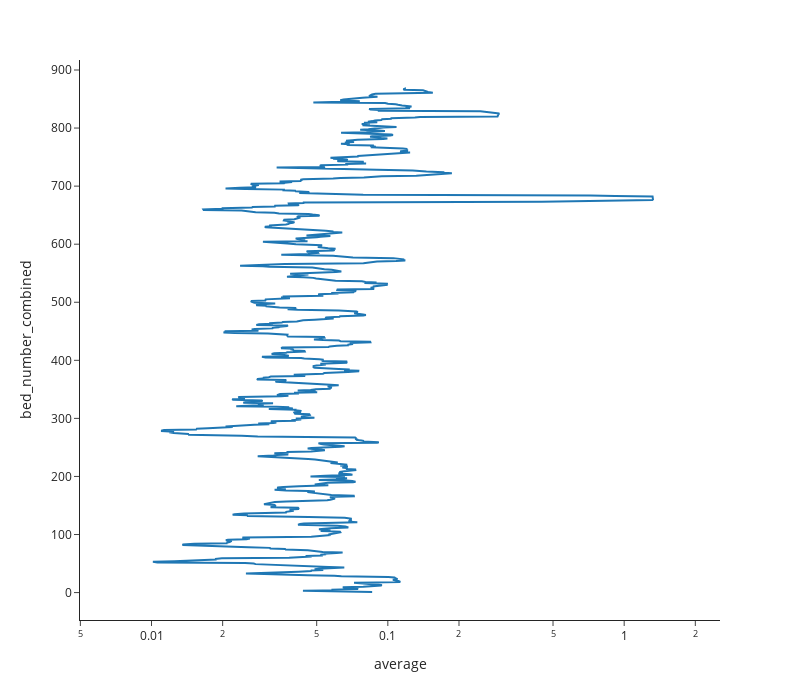

This figure's notebook cell:
### Code cell
fig = px.line(O2_long, x='average', y='bed_number_combined', log_x=True, template="simple_white",
                width=800, height=700)

fig.update_layout(xaxis_range=[np.log(0.1),np.log(1.5)])

fig.show()
fig.write_image("figs/O2.svg")

### Figure 1 — Plotly figure (JSON) as saved in the notebook; plotly's stock layout.template omitted (floating-point values rounded to 4 significant figures; data arrays with more than 128 entries replaced by an {"elided": "..."} marker saying what was removed)
{"data": [{"hovertemplate": "average=%{x}<br>bed_number_combined=%{y}<extra></extra>", "legendgroup": "", "line": {"color": "#1F77B4", "dash": "solid"}, "marker": {"symbol": "circle"}, "mode": "lines", "name": "", "orientation": "v", "showlegend": false, "type": "scatter", "x": {"elided": "869 float values"}, "xaxis": "x", "y": {"elided": "869 int values"}, "yaxis": "y"}], "layout": {"height": 700, "legend": {"tracegroupgap": 0}, "margin": {"t": 60}, "width": 800, "xaxis": {"anchor": "y", "domain": [0, 1], "range": [-2.303, 0.4055], "title": {"text": "average"}, "type": "log"}, "yaxis": {"anchor": "x", "domain": [0, 1], "title": {"text": "bed_number_combined"}}}}
